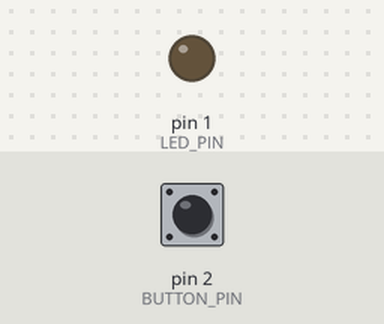
Simulated run of this sketch. Board: Arduino Uno, built with avr-gcc and run on an emulated ATmega328P. Shown: output pins drawn as LEDs (lit = HIGH). The test bench sets the inputs (shaded band); at power-on: pin 2 (BUTTON_PIN) HIGH.

Above: at 1.2 s.
1.3 s: pin 2 (BUTTON_PIN) pulled LOW for 0.15 s
At 1.8 s:
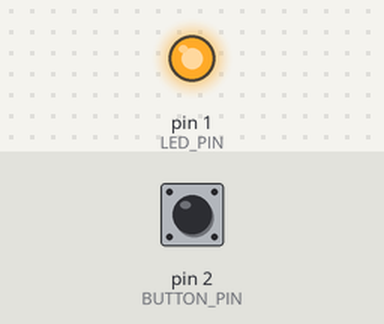
2.9 s: pin 2 (BUTTON_PIN) pulled LOW for 1 s
At 4.3 s:
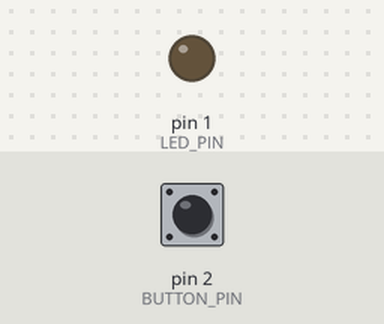
5.4 s: pin 2 (BUTTON_PIN) pulled LOW for 3.2 s
At 9.0 s:
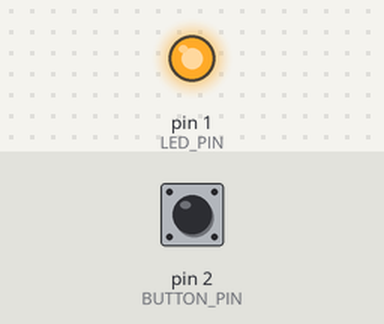
Timing chart, 0 to 10.5 s (numbered marks = the images above; inputs shaded):
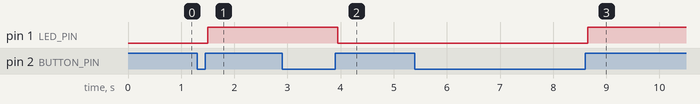

Measured:
- after the input at 1.3 s, pin 1 (LED_PIN): LOW → HIGH after 0.20 s
- after the input at 2.9 s, pin 1 (LED_PIN): HIGH → LOW after 1.1 s
- after the input at 5.4 s, pin 1 (LED_PIN): LOW → HIGH after 3.3 s

The sketch:

sketch.ino
```cpp
/*
 * const means that these values never change.
 * Since the LED pin and button pin will always be the same,
 * we can set them as const.
 */
const int LED_PIN = 1; // GPIO 1
const int BUTTON_PIN = 2; // GPIO 2

/*
 * These are called "variables" which means they are values
 * that will change while the program runs.
 */
int ledState = LOW;
int previousButtonState = LOW;
int currentButtonState;

unsigned long lastDebounceTime = 0;

/**
 * setup() is called once when the board is
 * initially powered on or reset.
 */
void setup() {

  /* Configure LED_PIN (GPIO 1) as a digital output. */
  pinMode(LED_PIN, OUTPUT);

  /* Configure BUTTON_PIN (GPIO 2) as a digital input. */
  pinMode(BUTTON_PIN, INPUT_PULLUP);

  /*
   * Read the state of the button and set the above variable
   * to use that value.
   */
  currentButtonState = digitalRead(BUTTON_PIN);

  /*
   * If the last program the board ran left the LED on,
   * turn it off to start.
   */
  digitalWrite(LED_PIN, ledState);
}

/**
 * loop() is called over and over again for as
 * long as the board is powered on.
 */
void loop() {
  /* This variable will reset every time the loop starts over. */
  int buttonStateInThisLoop = digitalRead(BUTTON_PIN);

  /*
   * Here the button is "debounced," which means you can't press
   * the button too quickly. This is to ensure the program doesn't
   * get confused by having too much input at once.
   */
  if (buttonStateInThisLoop != previousButtonState) {
    lastDebounceTime = millis();
  }

  /*
   * This checks that it has been long enough to allow
   * a button press to happen.
   */
  if ((millis() - lastDebounceTime) > 50) {

    /*
     * If the button state in this loop is not the same as what
     * our current button state is set to, update it.
     */
    if (buttonStateInThisLoop != currentButtonState) {
      currentButtonState = buttonStateInThisLoop;

      /* If the button state is HIGH... */
      if (currentButtonState == HIGH) {
        /*
         * ...then toggle the LED state. Using a ! tells the program
         * that it wants to set the variable to the opposite of whatever
         * it was set to before.
         */
        ledState = !ledState;
      }
    }
  }

  /* Write the determined LED state to the pin. */
  digitalWrite(LED_PIN, ledState);
  previousButtonState = buttonStateInThisLoop;
}
```
